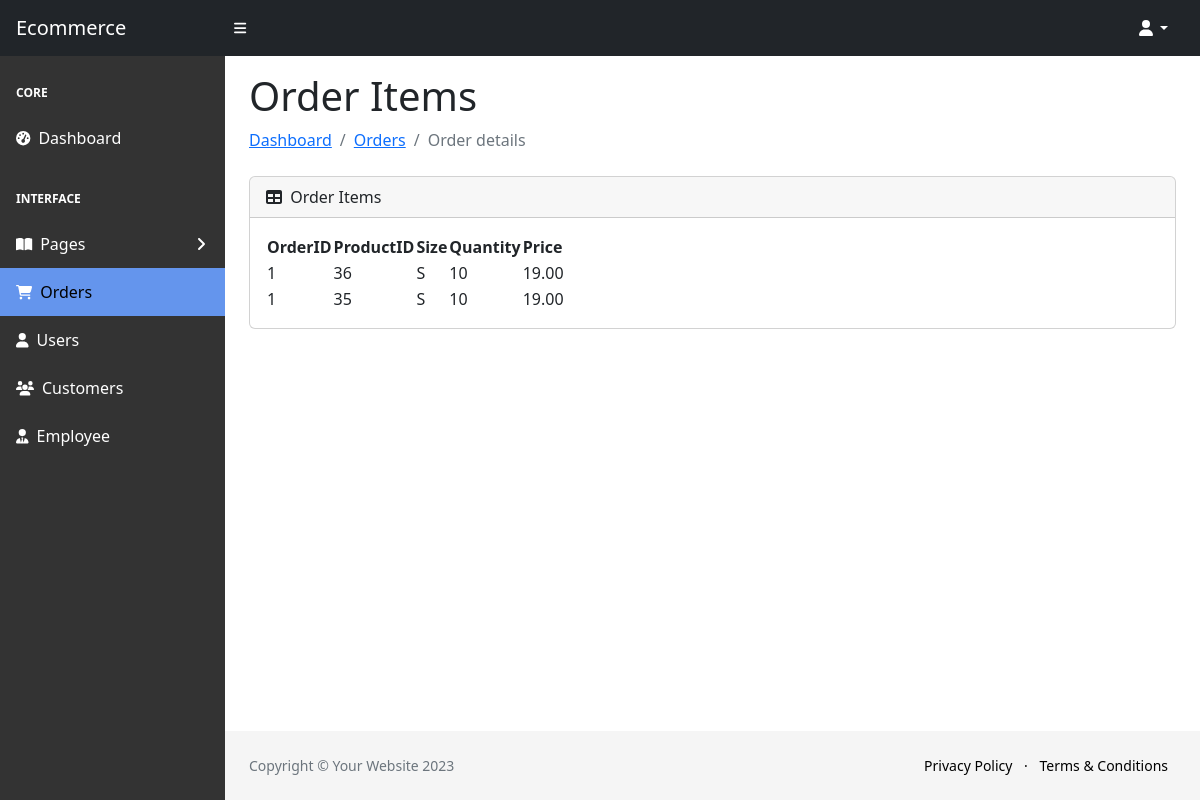
Page /adminPanelSherke/adminPanelSherke/orderitems.php?id=1 on the committed database.
### tables this page shows
CREATE TABLE `orderitems` (
  `OrderID` int(11) DEFAULT NULL,
  `ProductID` int(11) DEFAULT NULL,
  `Size` varchar(5) NOT NULL,
  `Quantity` int(11) DEFAULT NULL,
  `Price` decimal(10,2) DEFAULT NULL
);

### adminPanelSherke/adminPanelSherke/class/DAL.class.php (called while the page is built, shortened)
<?php
class DAL
{
    public $servername = "localhost";
    public $username = "root";
    public $password = "";
    public $dbname = "level3-ecomerce";
    private function connect()
    {
        $conn = new mysqli($this->servername, $this->username, $this->password, $this->dbname);
        return $conn;
    }
    public function getdata($sql)
    {
        $conn = $this->connect();
        $result = $conn->query($sql);
        $results = $result->fetch_all(MYSQLI_ASSOC);
        return $results;
    }
}

### adminPanelSherke/adminPanelSherke/class/order.class.php (called while the page is built, shortened)
<?php
require_once('DAL.class.php');
class Order extends DAL
{
    function getAllOrderItems($orderID)
    {
        $sql = "SELECT * From orderItems where OrderID='$orderID'";
        return $this->getdata($sql);
    }
}

### adminPanelSherke/adminPanelSherke/orderitems.php (the view, shortened to what this page needs)
<!DOCTYPE html>
<html lang="en">
<?php require_once("class/order.class.php"); ?>
<?php require_once('components/header.php'); ?>
<?php $order = new Order();
$id = $_GET['id'];
$allOrders = $order->getAllOrderItems($id); ?>
<body class="sb-nav-fixed">
    <?php require_once('components/nav.php'); ?>
    <?php require_once('components/sidebar.php'); ?>
    <div id="layoutSidenav_content">
        <main>
            <div class="container-fluid px-4">
                <h1 class="mt-3">Order Items</h1>
                <ol class="breadcrumb mb-4">
                    <li class="breadcrumb-item"><a href="index.php">Dashboard</li></a>
                    <li class="breadcrumb-item"><a href="orders.php">Orders</li></a>
                    <li class="breadcrumb-item active">Order details</li>
                </ol>
                <div class="card mb-4">
                    <div class="card-header">
                        <i class="fas fa-table me-1"></i>
                        Order Items
                    </div>
                    <div class="card-body">
                        <table id="datatablesSimple">
                            <thead>
                                <tr>
                                    <th>OrderID</th>
                                    <th>ProductID</th>
                                    <th>
                                        Size
                                    </th>
                                    <th>Quantity</th>
                                    <th>Price</th>
                                </tr>
                            </thead>
                            <tbody>
                                <?php
                                foreach ($allOrders as $orders) {
                                ?>
                                    <tr>
                                        <td><?php echo $orders['OrderID'] ?></td>
                                        <td><?php echo $orders['ProductID'] ?></td>
                                        <td><?php echo $orders['Size'] ?></td>
                                        <td><?php echo $orders['Quantity'] ?></td>
                                        <td><?php echo $orders['Price'] ?></td>
                                    </tr>
                                <?php } ?>
                            </tbody>
                        </table>
                    </div>
                </div>
            </div>
        </main>
        <?php require_once('components/footer.php'); ?>
    </div>
    </div>
</body>

### rows in the picture
orderitems: OrderID "1", ProductID "36", Size "S", Quantity "10", Price "19.00"
orderitems: OrderID "1", ProductID "35", Size "S", Quantity "10", Price "19.00"
